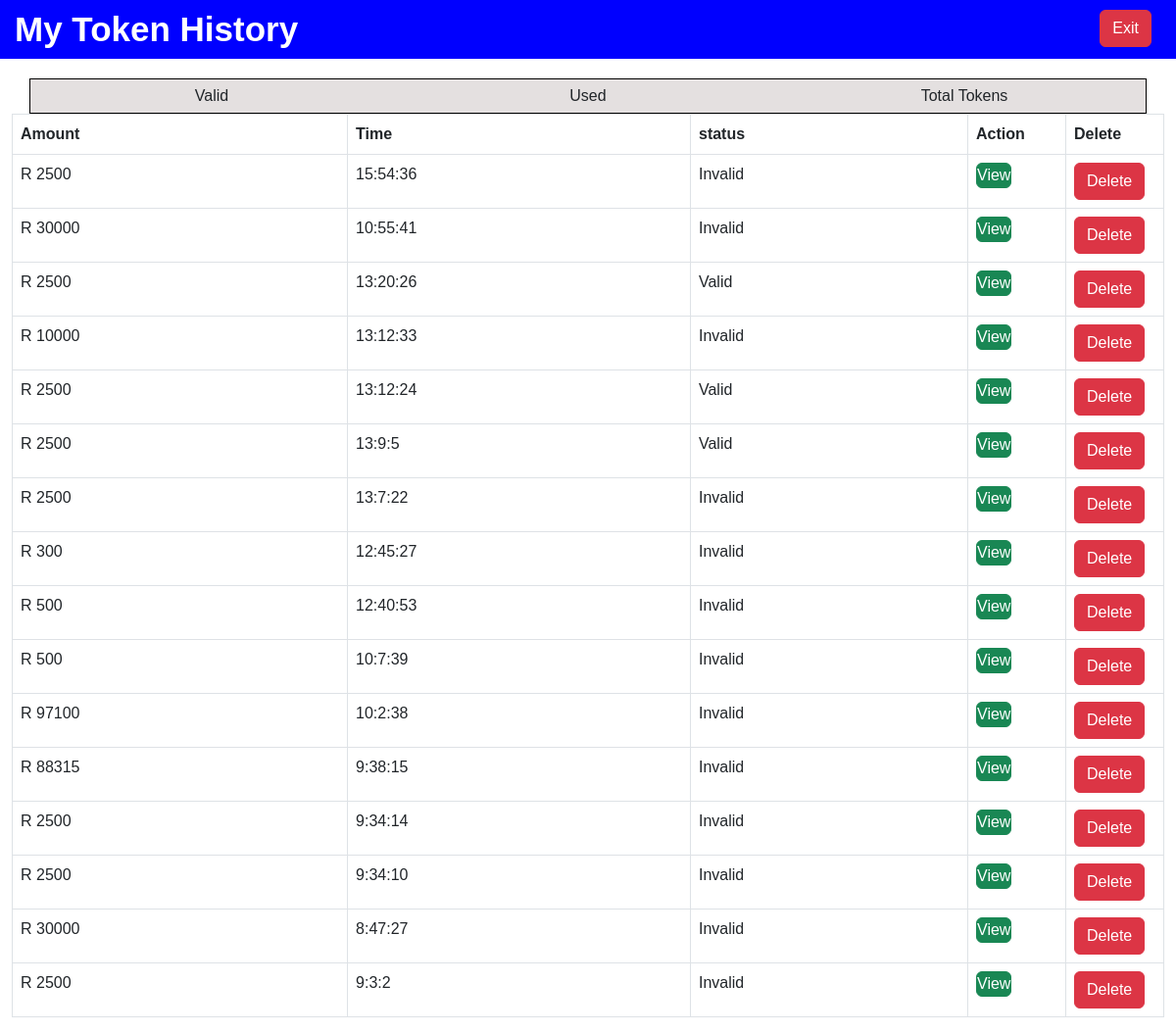
Page /my_paycodes (signed in) on the committed database.
### app_models/accounts.py (models this page shows)
class Recharge_Tokens(db.Model):
    id = db.Column(db.Integer, primary_key=True)
    token = db.Column(db.Integer, unique=True)
    sender_name = db.Column(db.String(100))
    currency = db.Column(db.String(100))
    currency_symbol = db.Column(db.String(5))
    value = db.Column(db.Integer)
    status = db.Column(db.String(50))
    created_date = db.Column(db.Date)
    created_time = db.Column(db.Time)
    user_id = db.Column(db.ForeignKey("user.id"), nullable=False)

### app.py (the view)
@app.route("/my_paycodes")
@login_required
def my_paycodes():
    page_name = 'My Token History'
    user_id = current_user.id
    account = Accounts.query.get(user_id)
    sender_name = account.account_name
    tokens = Recharge_Tokens.query.filter_by(user_id=user_id,).order_by(
        Recharge_Tokens.created_date.desc(),
        Recharge_Tokens.created_time.desc()
    ).all()
    return render_template("funds/my_paycodes.html", tokens=tokens,page_name=page_name,sender_name=sender_name)

### app.py (called while the page is built)
@login_manager.user_loader
def load_user(user_id):
    return User.query.get(int(user_id))

### templates/funds/my_paycodes.html (shortened to what this page needs)
{% extends  'layouts/statements.html' %}
{% block content %}
<div class="container">
    <div class="row">
        <div class="col">Valid {{ valid_codes }}</div>
        <div class="col">Used {{used_codes }}</div>
        <div class="col">Total Tokens {{total_codes}}</div>
    </div>
</div>
<table class="table table-bordered">
    <thead>
        <tr>
            <th>Amount</th>
            <th>Time</th>
            <th>status</th>
            <th class="action">Action</th>
            <th class="action mobile">Delete</th>
        </tr>
    </thead>
    <tbody>
        {% if tokens %}
        {% for token in tokens %}
        <tr >
            <td class="{{balance}}" >{{ token.currency_symbol}} {{ token.value }}</td>
            <td>{{token.created_time.hour}}:{{token.created_time.minute}}:{{token.created_time.second}}</td>
            <td>{{ token.status|capitalize }}</td>
            <td >
                <form method="POST" action="/view_paycode">
                    <button type="submit" class="btn btn-success ">View</button>
                </form>
            </td>
            <td class="mobile">
                <form method="POST" action="{{ url_for('delete_token', token_id=token.id) }}">
                    {% if token.status == 'Valid' %}
                    <button type="submit" id="delete" class="btn btn-primary">Reverse</button>
                    {% else %}
                    <button type="submit" class="btn btn-danger ">Delete</button>
                    {% endif %}
                </form>
            </td>
        </tr>
        {% endfor %}
        {% endif %}
    </tbody>
            </table>
{% endblock %}

### static/custom/css/style.css (style rules this page uses)
* { padding: 0; margin: 0; }
body { font-family: Arial, sans-serif; margin: 0; padding: 0; }
.container { margin-top: 80px; padding: 5px; border: 1px solid black; text-align: center; background-color: rgb(228, 224, 224); }

### templates/funds/my_paycodes.html (style rules this page uses)
.action { width: 100px; }
.container { margin-top: 80px; }
.btn-success { padding: 0px; }

### rows in the picture
Recharge_Tokens: currency_symbol "R", value "2500", created_time.hour "15", created_time.minute "54", created_time.second "36", status "Invalid", shows "Delete"
Recharge_Tokens: currency_symbol "R", value "30000", created_time.hour "10", created_time.minute "55", created_time.second "41", status "Invalid", shows "Delete"
Recharge_Tokens: currency_symbol "R", value "2500", created_time.hour "13", created_time.minute "20", created_time.second "26", status "Valid", shows "Delete"
Recharge_Tokens: currency_symbol "R", value "10000", created_time.hour "13", created_time.minute "12", created_time.second "33", status "Invalid", shows "Delete"
Recharge_Tokens: currency_symbol "R", value "2500", created_time.hour "13", created_time.minute "12", created_time.second "24", status "Valid", shows "Delete"
Recharge_Tokens: currency_symbol "R", value "2500", created_time.hour "13", created_time.minute "9", created_time.second "5", status "Valid", shows "Delete"
Recharge_Tokens: currency_symbol "R", value "2500", created_time.hour "13", created_time.minute "7", created_time.second "22", status "Invalid", shows "Delete"
Recharge_Tokens: currency_symbol "R", value "300", created_time.hour "12", created_time.minute "45", created_time.second "27", status "Invalid", shows "Delete"
Recharge_Tokens: currency_symbol "R", value "500", created_time.hour "12", created_time.minute "40", created_time.second "53", status "Invalid", shows "Delete"
Recharge_Tokens: currency_symbol "R", value "500", created_time.hour "10", created_time.minute "7", created_time.second "39", status "Invalid", shows "Delete"
Recharge_Tokens: currency_symbol "R", value "97100", created_time.hour "10", created_time.minute "2", created_time.second "38", status "Invalid", shows "Delete"
Recharge_Tokens: currency_symbol "R", value "88315", created_time.hour "9", created_time.minute "38", created_time.second "15", status "Invalid", shows "Delete"
Recharge_Tokens: currency_symbol "R", value "2500", created_time.hour "9", created_time.minute "34", created_time.second "14", status "Invalid", shows "Delete"
Recharge_Tokens: currency_symbol "R", value "2500", created_time.hour "9", created_time.minute "34", created_time.second "10", status "Invalid", shows "Delete"
Recharge_Tokens: currency_symbol "R", value "30000", created_time.hour "8", created_time.minute "47", created_time.second "27", status "Invalid", shows "Delete"
Recharge_Tokens: currency_symbol "R", value "2500", created_time.hour "9", created_time.minute "3", created_time.second "2", status "Invalid", shows "Delete"

### other values in the picture
{{ page_name }} "My Token History"
